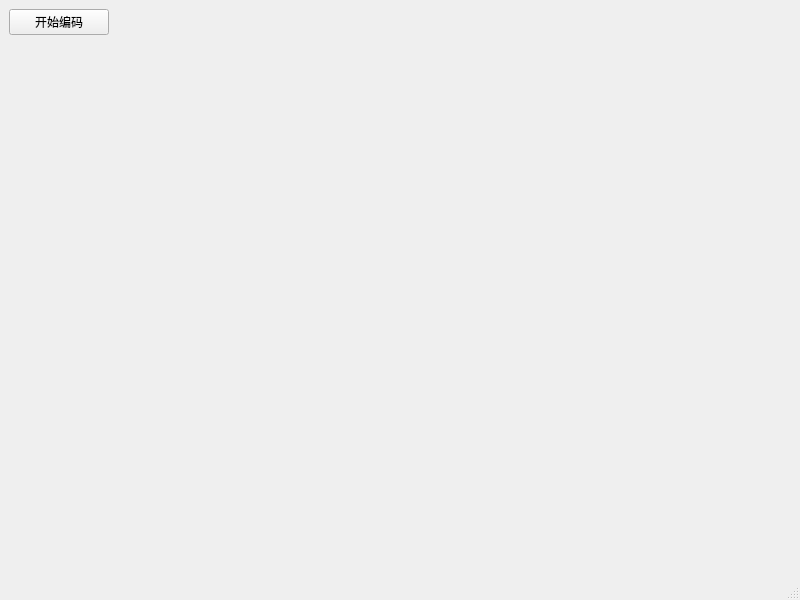
<?xml version="1.0" encoding="UTF-8"?>
<ui version="4.0">
 <class>MainWindow</class>
 <widget class="QMainWindow" name="MainWindow">
  <property name="geometry">
   <rect>
    <x>0</x>
    <y>0</y>
    <width>800</width>
    <height>600</height>
   </rect>
  </property>
  <property name="windowTitle">
   <string>MainWindow</string>
  </property>
  <widget class="QWidget" name="centralwidget">
   <layout class="QVBoxLayout" name="verticalLayout">
    <item>
     <widget class="QPushButton" name="pushButton">
      <property name="maximumSize">
       <size>
        <width>100</width>
        <height>16777215</height>
       </size>
      </property>
      <property name="text">
       <string>开始编码</string>
      </property>
     </widget>
    </item>
    <item>
     <spacer name="verticalSpacer">
      <property name="orientation">
       <enum>Qt::Vertical</enum>
      </property>
      <property name="sizeHint" stdset="0">
       <size>
        <width>20</width>
        <height>40</height>
       </size>
      </property>
     </spacer>
    </item>
   </layout>
  </widget>
  <widget class="QMenuBar" name="menubar">
   <property name="geometry">
    <rect>
     <x>0</x>
     <y>0</y>
     <width>800</width>
     <height>23</height>
    </rect>
   </property>
  </widget>
  <widget class="QStatusBar" name="statusbar"/>
 </widget>
 <resources/>
 <connections/>
</ui>
